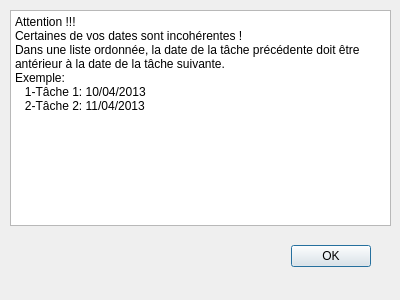
<?xml version="1.0" encoding="UTF-8"?>
<ui version="4.0">
 <class>Dialog</class>
 <widget class="QDialog" name="Dialog">
  <property name="geometry">
   <rect>
    <x>0</x>
    <y>0</y>
    <width>400</width>
    <height>300</height>
   </rect>
  </property>
  <property name="windowTitle">
   <string>Dialog</string>
  </property>
  <widget class="QDialogButtonBox" name="buttonBox">
   <property name="geometry">
    <rect>
     <x>30</x>
     <y>240</y>
     <width>341</width>
     <height>32</height>
    </rect>
   </property>
   <property name="orientation">
    <enum>Qt::Horizontal</enum>
   </property>
   <property name="standardButtons">
    <set>QDialogButtonBox::Ok</set>
   </property>
  </widget>
  <widget class="QWidget" name="widget" native="true">
   <property name="geometry">
    <rect>
     <x>10</x>
     <y>10</y>
     <width>381</width>
     <height>216</height>
    </rect>
   </property>
   <layout class="QHBoxLayout" name="horizontalLayout">
    <item>
     <widget class="QPlainTextEdit" name="plainTextEdit">
      <property name="plainText">
       <string>Attention !!!
Certaines de vos dates sont incohérentes !
Dans une liste ordonnée, la date de la tâche précédente doit être antérieur à la date de la tâche suivante.
Exemple:
   1-Tâche 1: 10/04/2013
   2-Tâche 2: 11/04/2013</string>
      </property>
      <property name="textInteractionFlags">
       <set>Qt::TextSelectableByKeyboard|Qt::TextSelectableByMouse</set>
      </property>
     </widget>
    </item>
   </layout>
  </widget>
 </widget>
 <resources/>
 <connections>
  <connection>
   <sender>buttonBox</sender>
   <signal>accepted()</signal>
   <receiver>Dialog</receiver>
   <slot>accept()</slot>
   <hints>
    <hint type="sourcelabel">
     <x>248</x>
     <y>254</y>
    </hint>
    <hint type="destinationlabel">
     <x>157</x>
     <y>274</y>
    </hint>
   </hints>
  </connection>
  <connection>
   <sender>buttonBox</sender>
   <signal>rejected()</signal>
   <receiver>Dialog</receiver>
   <slot>reject()</slot>
   <hints>
    <hint type="sourcelabel">
     <x>316</x>
     <y>260</y>
    </hint>
    <hint type="destinationlabel">
     <x>286</x>
     <y>274</y>
    </hint>
   </hints>
  </connection>
 </connections>
</ui>
